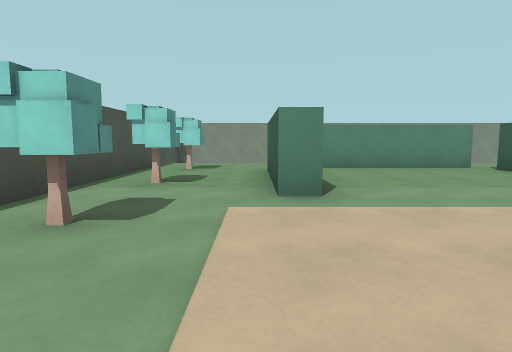
view 1 (above)

16 first-person views from a walk through a 3-D level made in the Godot game engine. The camera is 1.2 m above the floor, tilts 6° down and sees 75° across. The floor is counted in squares, 2 m on a side. Each view is taken from the middle of a square. On the plan, view 1 faces up. The plan holds only what a view shows up to about 10 squares ahead; the rest is blank. Surface patterns are stand-ins for the level's own textures.

view 2
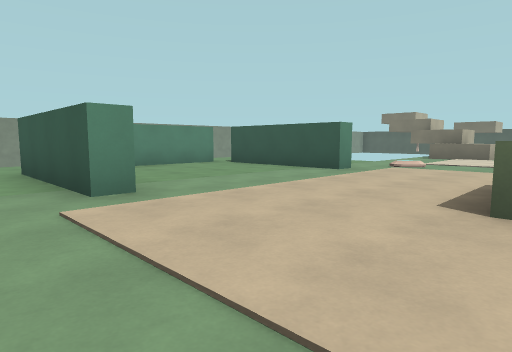

view 3
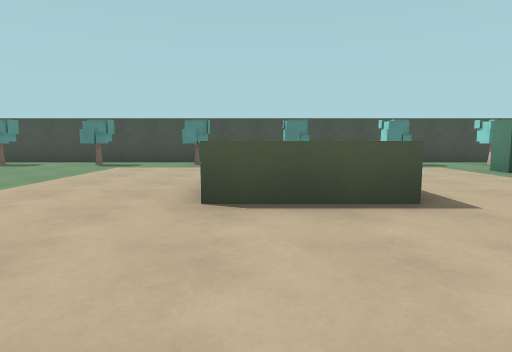

view 4
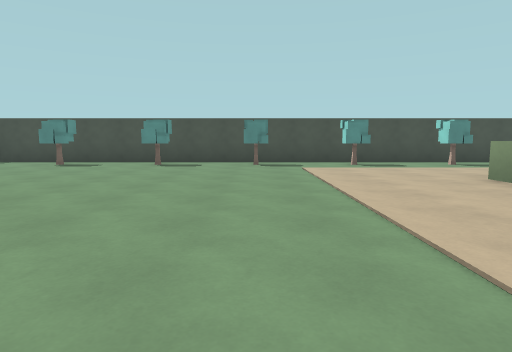

view 5
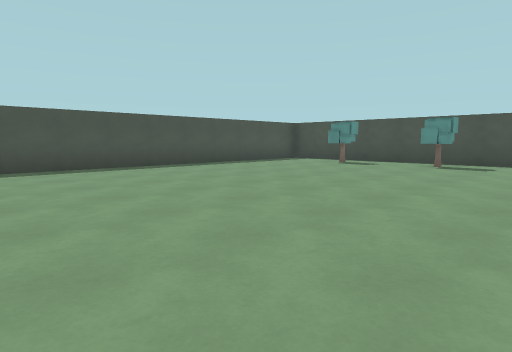

view 6
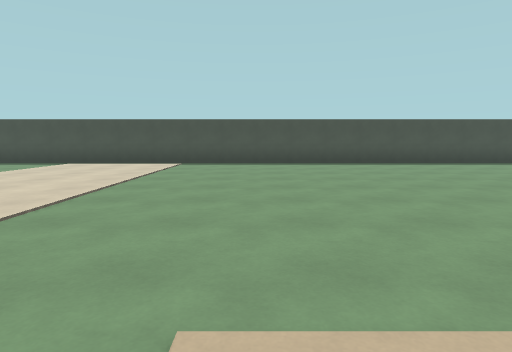

view 7
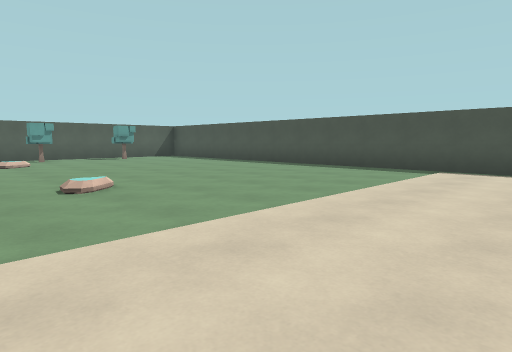

view 8
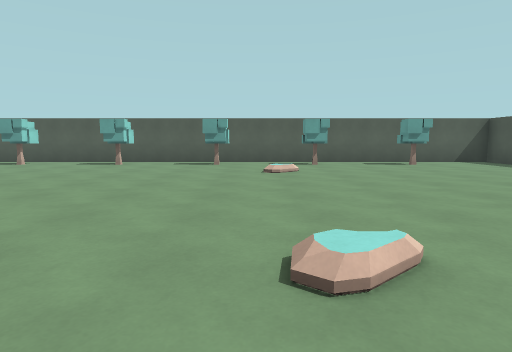

view 9
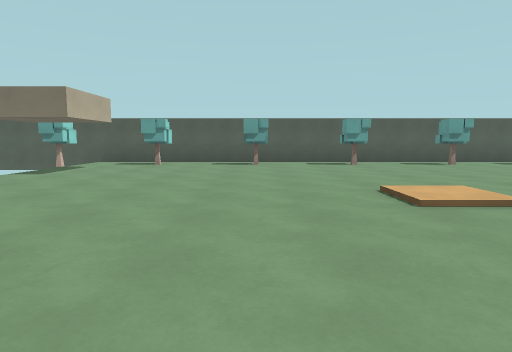

view 10
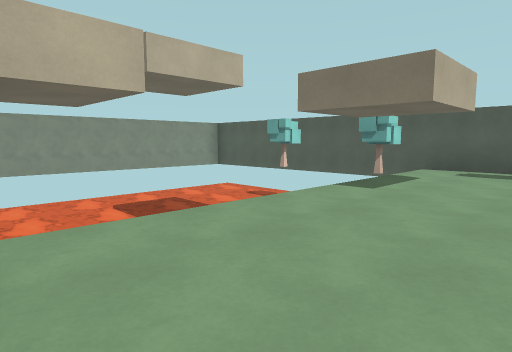

view 11
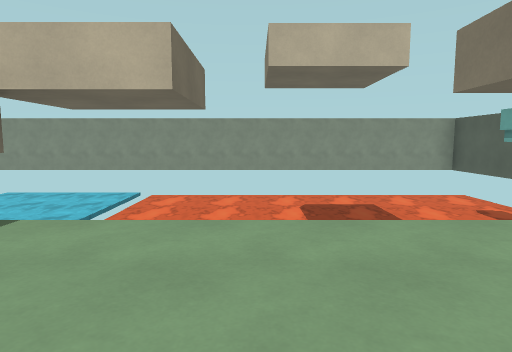

view 12
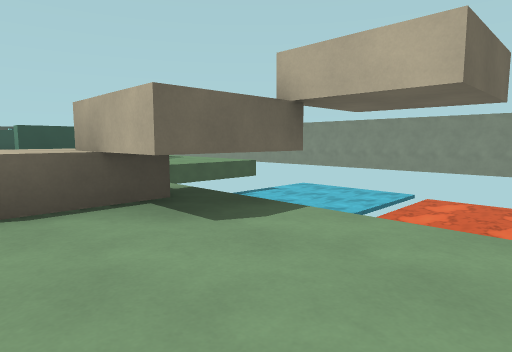

view 13
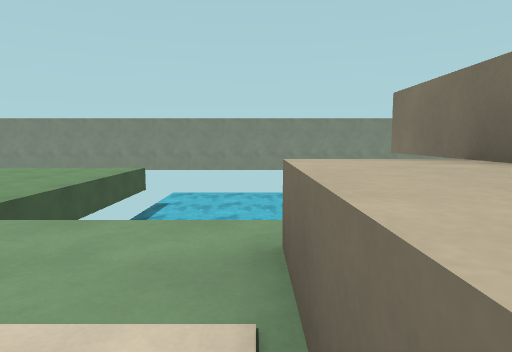

view 14
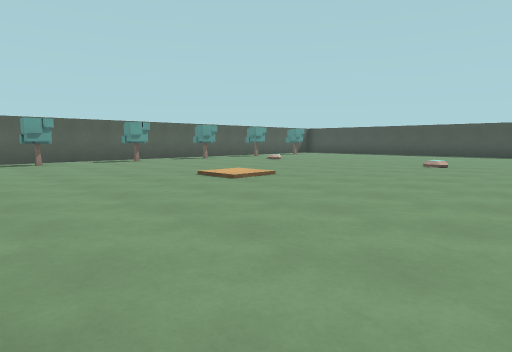

view 15
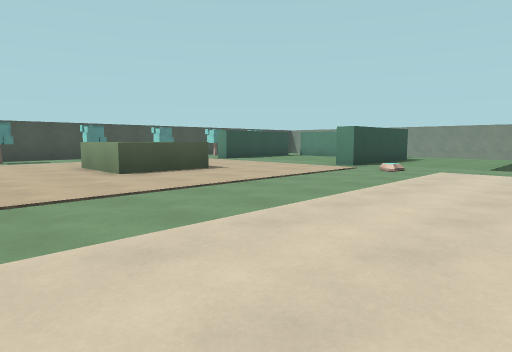

view 16
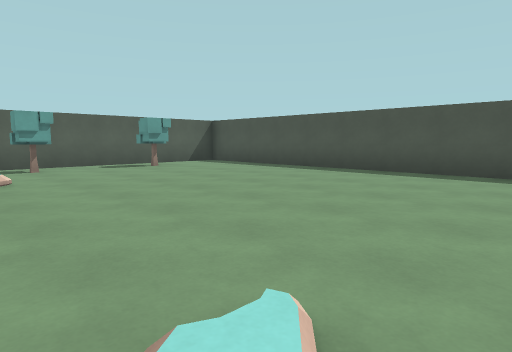

### Floor plan
Key: @ floor where view 1 was taken; # wall or solid block; . floor; / step, stairs or slope; ≈ lava or water the walk keeps out of; ^ raised ledge; T tree.
Columns run from 3 left of view 1 to 22 right of it. Each row starts with its distance up from view 1.
 12        ### ###############
 11             ≈≈≈≈≈≈≈≈≈≈≈≈≈#
 10 #           ≈≈≈≈≈≈≈≈≈≈≈≈≈#
  9 #...     ...≈≈≈≈≈≈≈≈≈≈≈≈≈#
  8 #TT. ####...≈≈≈≈≈≈≈≈≈≈≈TT#
  7 #.T# ...#...           TT#
  6 #..#....#...             #
  5 #T.#....#...    #≈     TT#
  4 #..#....#......##........#
  3 #TT......./....^.......TT#
  2 #.T.....................T#
  1 #........................#
  0 #T.@.^ ^...............T.#
 -1 #....^^^.................#
 -2 #TT...............//...TT#
 -3 #.T........... .........T#
 -4 #............. ..........#
 -5 #T.....................T.#
 -6 #........................#
 -7 #TT....................TT#
 -8 #.T.....................T#
 -9 #........................#
-10 #T.....................T.#
-11 #........................#
-12 #........................#
-13   ########################

Where each view was taken, in squares from view 1:
view 1: 0 up, 0 right, facing up
view 2: 0 up, 1 left, facing up-right
view 3: 1 down, 7 right, facing left
view 4: 5 down, 7 right, facing left
view 5: 5 down, 7 right, facing down-left
view 6: 3 down, 6 right, facing down
view 7: 5 down, 9 right, facing down-right
view 8: 6 down, 12 right, facing right
view 9: 0 up, 12 right, facing right
view 10: 2 up, 14 right, facing up-right
view 11: 2 up, 16 right, facing up
view 12: 2 up, 16 right, facing up-left
view 13: 2 up, 11 right, facing up
view 14: 2 up, 11 right, facing down-right
view 15: 4 down, 10 right, facing up-left
view 16: 6 down, 13 right, facing down-right
